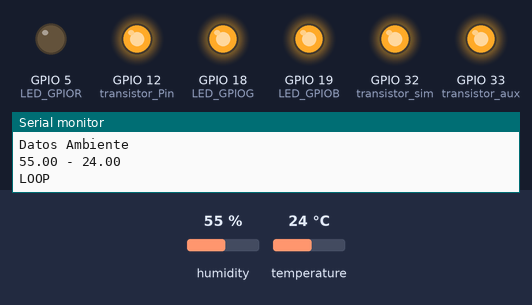
The sketch below on a simulated ESP32. Shown: output pins drawn as LEDs (lit = HIGH), the last lines printed to the serial monitor. Inputs (shaded band) come from the test bench; at power-on: humidity 55 %, temperature 24 °C.

Above: at 11.2 s.
At 14.0 s:
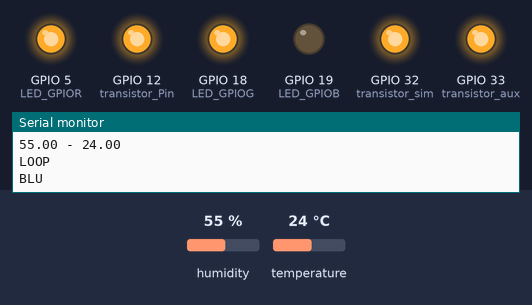
At 15.65 s:
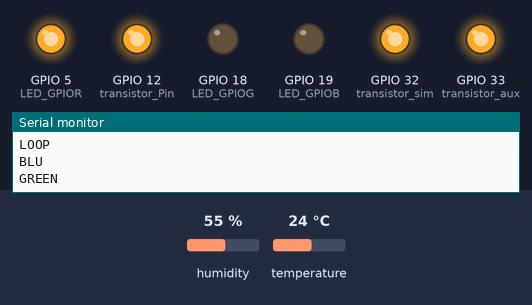
At 16.7 s:
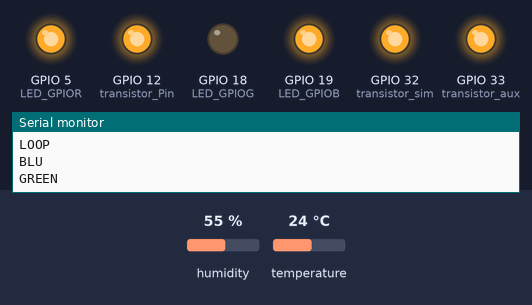
At 17.85 s:
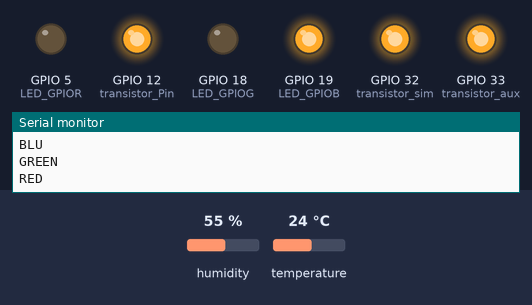
At 21.2 s:
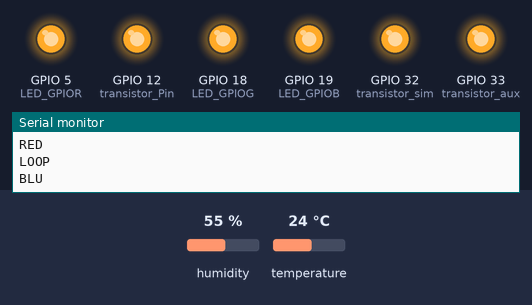
Timing chart, 0 to 21.8 s (numbered marks = the images above):
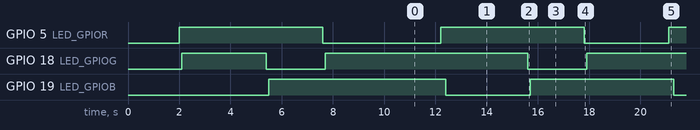

Measured:
- by itself, GPIO 5 (LED_GPIOR): repeats every 8.9 s: HIGH 5.6 s, LOW 3.3 s
- by itself, GPIO 18 (LED_GPIOG): HIGH → LOW at 5.4 s, → HIGH 2.3 s later, → LOW 7.9 s later, → HIGH 2.3 s later, … (8 changes in this stretch)
- by itself, GPIO 19 (LED_GPIOB): alternates HIGH for 5.6 s and LOW for 3.3 s

The sketch:

PruebaSensoresEstacionESP32.ino
```cpp
#include "DHT.h" // Libreria DHT de Adafruit para DHT 11 o DHT 22 https://github.com/adafruit/DHT-sensor-library/archive/master.zip


#define transistor_Pin 12   //Pin del transistor
#define transistor_sim 32   //Pin del transistor
#define transistor_aux 33   //Pin del transistor

#define LED_GPIOR   5   //
#define LED_GPIOG   18  //
#define LED_GPIOB   19  //

#define PWM1_ChR    0
#define PWM1_ChG    1
#define PWM1_ChB    2

#define PWM1_Res   4
#define PWM1_Freq  1000

//------------------HALL----------------
#define  hall_an 10  //Pin Anemometro (Vel. Viento)
#define  hall_pluv1 13 //Pin Anemometro (Pluviografo1)

#define DHTPIN 11     //Pin donde está conectado el sensor DHT
#define DHTTYPE DHT22   //Sensor DHT22
DHT dht(DHTPIN, DHTTYPE);

int hallCounter = 0;   //Contador tic tocs anemometro
int hallState = 0;         //Estado actual del sensor efecto hall anemometro (HIGH,LOW)

int lastHall = 0;     //Estado previo del sensor efecto hall anemometro (HIGH,LOW)
int lLastHall = 0;     //Estado previo del sensor efecto hall anemometro (HIGH,LOW)
int lLLastHall = 0;     //Estado previo del sensor efecto hall anemometro (HIGH,LOW)

int hallCounter1 = 0;   //Contador tic tocs ´pluviografo
int hallState1 = 0;      //Estado actual del sensor efecto hall pluviografo (HIGH,LOW)

bool lastHall1 = HIGH;    //Estado previo del sensor efecto hall pluviografo (HIGH,LOW)
bool lLastHall1 = HIGH;     //Estado previo del sensor efecto hall anemometro (HIGH,LOW)
bool lLLastHall1 = HIGH;     //Estado previo del sensor efecto hall anemometro (HIGH,LOW)

float starttime;
float new_endtime = 0;

int tiempo_hall = 100;

int direccion = 0;
int WV = 0;


float h;  //Variable de humedad relativa (0-100)
float temp; //Variable temeperatura grados centigrados

boolean date_done = false;

float vol_bat = 0;
float vol_panel = 0;


const uint8_t LIMIT_CONT = 35;

void setup() {
  // put your setup code here, to run once:
  Serial.begin(9600);
  Serial.println(F("BEGIN"));


  pinMode(transistor_Pin, OUTPUT);
  pinMode(transistor_sim, OUTPUT);
  pinMode(transistor_aux, OUTPUT);

  initRGB();
  testRGB();


  Serial.println("--- SIM ON ----");
  digitalWrite(transistor_sim, HIGH);
  delay(100);

  Serial.println("--- SENS ON ----");
  digitalWrite(transistor_Pin, HIGH);
  delay(100);

  Serial.println("--- AUX ON ----");
  digitalWrite(transistor_aux, HIGH);
  delay(100);

//  delay(10000);
//
//  Serial.println("--- SIM OFF ----");
//  digitalWrite(transistor_sim, LOW);
//  delay(100);
//
//  Serial.println("--- SENS OFF ----");
//  digitalWrite(transistor_sim, LOW);
//  delay(100);
//
//  Serial.println("--- AUX OFF ----");
//  digitalWrite(transistor_aux, LOW);
//  delay(100);


//  sendGet(URL);

  dht.begin();//Inicializar el DHT
  delay(500);

  temp_hum();
  delay(500);

  delay(1000);


}

void loop() {

  Serial.println("LOOP");
  testRGB();
  delay(1000);


}


int PWM1_DutyCycle = 0;

void initRGB(){

  ledcAttachPin(LED_GPIOR, PWM1_ChR);
  ledcSetup(PWM1_ChR, PWM1_Freq, PWM1_Res);

  ledcAttachPin(LED_GPIOG, PWM1_ChG);
  ledcSetup(PWM1_ChG, PWM1_Freq, PWM1_Res);

  ledcAttachPin(LED_GPIOB, PWM1_ChB);
  ledcSetup(PWM1_ChB, PWM1_Freq, PWM1_Res);

}
void setColorRGB(uint8_t R, uint8_t G, uint8_t B){

  ledcWrite(PWM1_ChR, R);
  delay(100);
  ledcWrite(PWM1_ChG, G);
  delay(100);
  ledcWrite(PWM1_ChB, B);
  delay(100);

}
void testRGB(){

  delay(2000);
  Serial.println("BLU");
  setColorRGB(255,255,0);
  delay(3000);
  Serial.println("GREEN");
  setColorRGB(255,0,255);
  delay(2000);
  Serial.println("RED");
  setColorRGB(0,255,255);
}

void testSensores(){
  updateVolt();
  delay(1000);
  int dirF = 0;
  temp_hum();
  delay(500);
  int contDifDir = 0;
  boolean out = true;
  delay(100000);
}


void temp_hum() {
  h = dht.readHumidity(); //Leer la humedad relativa
  temp = dht.readTemperature(); //Leer temperatura en grados Celsius
  Serial.println("Datos Ambiente");
  Serial.println(String(h) + " - " + String(temp));
}

void updateVolt(){
//  vol_bat = float (analogRead(A1)*(0.0049)*2);
//  vol_panel = float (analogRead(A2)*(4.73)*(0.0049));
//  Serial.println(String(vol_bat) + " - " + String(vol_panel));
    Serial.println("Voltage");
}
```
